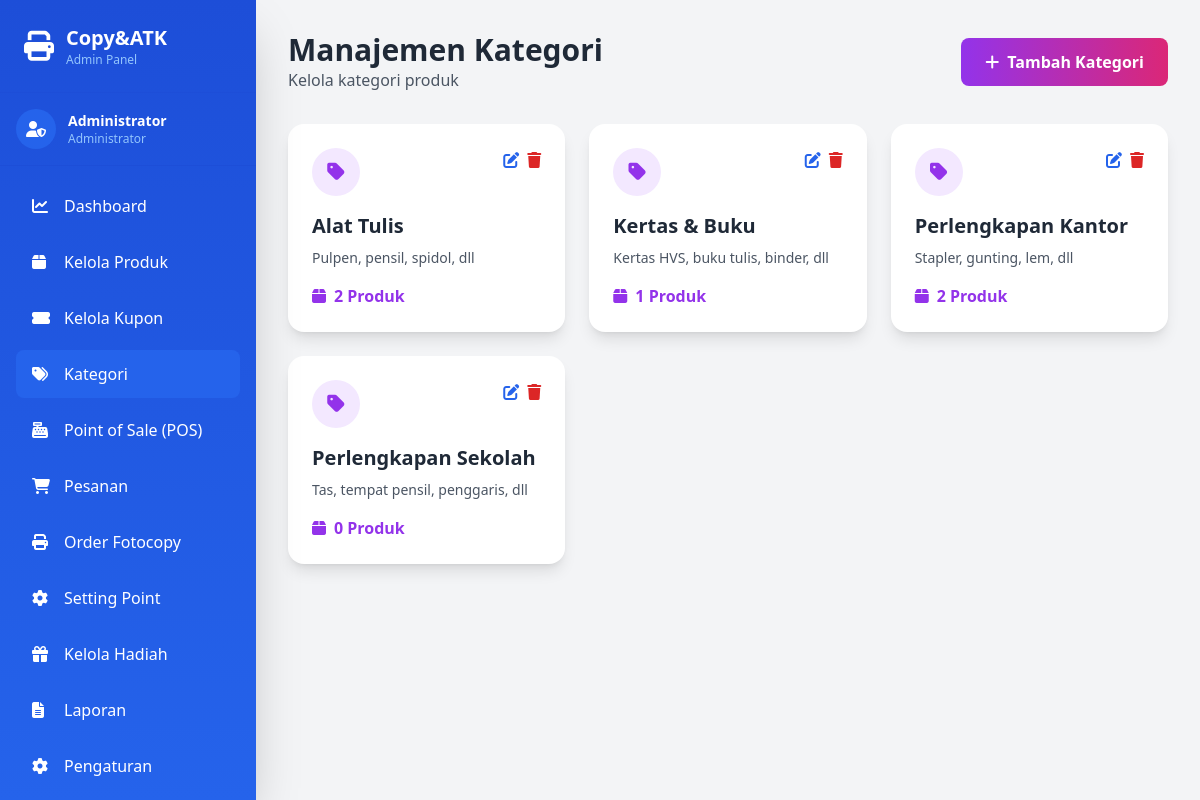
The app's page /admin/kategori.php (signed in) with its own data.
### tables this page shows
CREATE TABLE `kategori` (
  `id` int NOT NULL,
  `nama_kategori` varchar(100) NOT NULL,
  `deskripsi` text,
  `created_at` timestamp NULL DEFAULT CURRENT_TIMESTAMP
);

### admin/kategori.php (the view, shortened to what this page needs)
<?php
$db = getDB();
$query = "SELECT k.*, COUNT(p.id) as jumlah_produk
          FROM kategori k
          LEFT JOIN produk p ON k.id = p.kategori_id
          GROUP BY k.id
          ORDER BY k.nama_kategori";
$result = $db->query($query);
?>
<!DOCTYPE html>
<html lang="id">
<head>
    <script src="https://cdn.tailwindcss.com"></script>
    <link rel="stylesheet" href="https://cdnjs.cloudflare.com/ajax/libs/font-awesome/6.4.0/css/all.min.css">
</head>
<body class="bg-gray-100">
    <?php include 'includes/sidebar.php'; ?>
    <div class="main-content p-4 md:p-8">
        <div class="flex justify-between items-center mb-8">
            <div>
                <h1 class="text-3xl font-bold text-gray-800">Manajemen Kategori</h1>
                <p class="text-gray-600">Kelola kategori produk</p>
            </div>
            <button onclick="showAddModal()" class="bg-gradient-to-r from-purple-600 to-pink-600 text-white px-6 py-3 rounded-lg font-semibold hover:shadow-xl transition">
                <i class="fas fa-plus mr-2"></i>Tambah Kategori
            </button>
        </div>
        <div class="grid grid-cols-1 md:grid-cols-2 lg:grid-cols-3 gap-6">
            <?php while ($kategori = $result->fetch_assoc()): ?>
            <div class="bg-white rounded-2xl shadow-lg p-6 hover:shadow-xl transition">
                <div class="flex justify-between items-start mb-4">
                    <div class="bg-purple-100 w-12 h-12 rounded-full flex items-center justify-center">
                        <i class="fas fa-tag text-purple-600 text-xl"></i>
                    </div>
                    <div class="flex gap-2">
                        <button onclick='showEditModal(<?= json_encode($kategori) ?>)' class="text-blue-600 hover:text-blue-700">
                            <i class="fas fa-edit"></i>
                        </button>
                        <button onclick="confirmDelete(<?= $kategori['id'] ?>, '<?= addslashes($kategori['nama_kategori']) ?>', <?= $kategori['jumlah_produk'] ?>)" class="text-red-600 hover:text-red-700">
                            <i class="fas fa-trash"></i>
                        </button>
                    </div>
                </div>
                <h3 class="text-xl font-bold text-gray-800 mb-2"><?= $kategori['nama_kategori'] ?></h3>
                <p class="text-gray-600 text-sm mb-4"><?= $kategori['deskripsi'] ?: 'Tidak ada deskripsi' ?></p>
                <div class="flex items-center text-purple-600">
                    <i class="fas fa-box mr-2"></i>
                    <span class="font-semibold"><?= $kategori['jumlah_produk'] ?> Produk</span>
                </div>
            </div>
            <?php endwhile; ?>
        </div>
    </div>
</body>
</html>

### admin/includes/admin-styles.php (style rules this page uses)
* { margin: 0; padding: 0; box-sizing: border-box; }
html, body { width: 100%; height: 100%; }
body { display: flex; flex-direction: column; }
.main-content { flex: 1; width: 100%; overflow-y: auto; }
@media (min-width: 769px) { body { flex-direction: row; } }
@media (min-width: 769px) { .main-content { margin-left: 256px; } }

### records on screen
kategori: nama_kategori "Alat Tulis", deskripsi "Pulpen, pensil, spidol, dll", jumlah_produk "2"
kategori: nama_kategori "Kertas & Buku", deskripsi "Kertas HVS, buku tulis, binder, dll", jumlah_produk "1"
kategori: nama_kategori "Perlengkapan Kantor", deskripsi "Stapler, gunting, lem, dll", jumlah_produk "2"
kategori: nama_kategori "Perlengkapan Sekolah", deskripsi "Tas, tempat pensil, penggaris, dll", jumlah_produk "0"

### other values on screen
$_SESSION['nama'] "Administrator"
